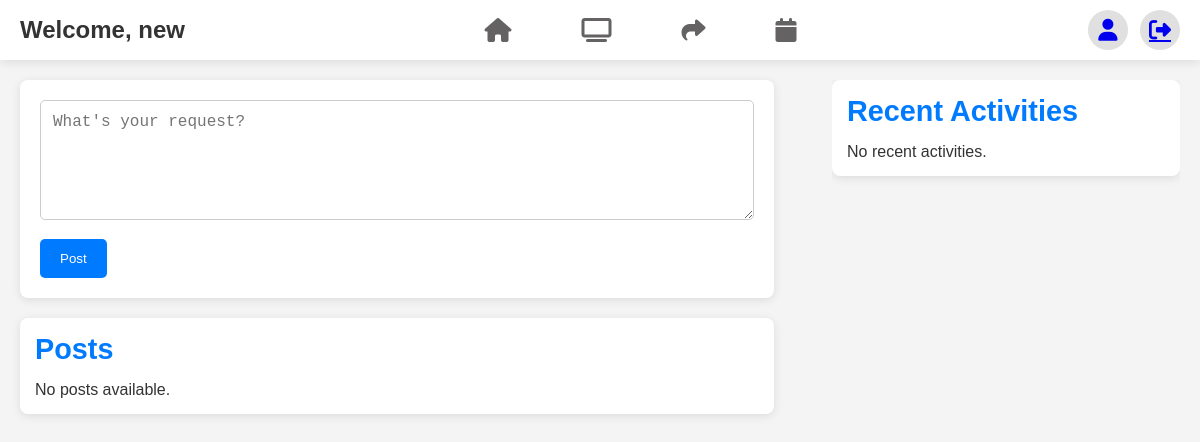
Page /?page=dashboard (signed in) on the earlier database version.
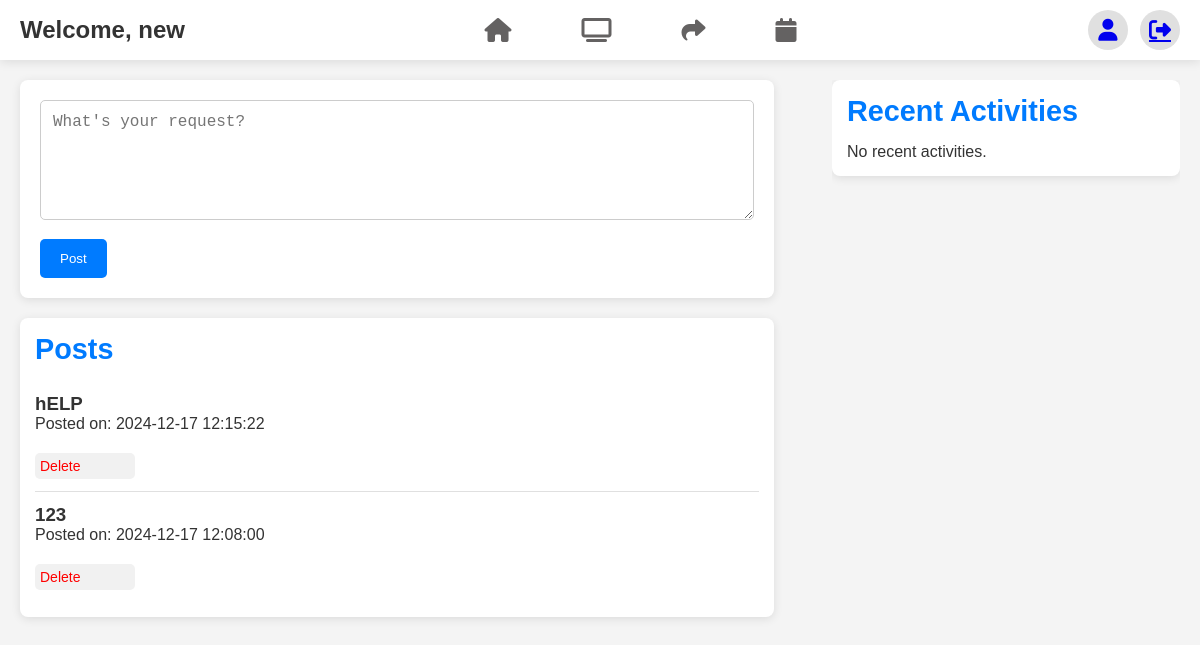
Same page on the later database version.
### tables this page shows
CREATE TABLE `posts` (
  `id` int(11) NOT NULL,
  `user_id` int(11) NOT NULL,
  `post_text` text DEFAULT NULL,
  `post_image` varchar(255) DEFAULT NULL,
  `post_video` varchar(255) DEFAULT NULL,
  `post_type` varchar(255) NOT NULL,
  `created_at` timestamp NOT NULL DEFAULT current_timestamp(),
  `updated_at` timestamp NOT NULL DEFAULT current_timestamp() ON UPDATE current_timestamp()
);

### index.php (called while the page is built, shortened)
<?php
$router = new Router();
$router->route();
?>

### app/views/auth/dashboard.php (the view, shortened to what this page needs)
<?php
$db = new Database();
$pdo = $db->connect();
$posts = $pdo->prepare("SELECT * FROM posts ORDER BY created_at DESC");
$posts->execute();
$posts = $posts->fetchAll();
$recentActivities = $pdo->prepare("SELECT * FROM activities ORDER BY created_at DESC");
$recentActivities->execute();
$recentActivities = $recentActivities->fetchAll();
?>
<!DOCTYPE html>
<html lang="en">
<head>
    <link rel="stylesheet" href="https://cdnjs.cloudflare.com/ajax/libs/font-awesome/6.7.1/css/all.min.css" />
    <link rel="stylesheet" href="./public/assets/dashStyle.css">
</head>
<body>
<div class="container">
    <nav>
        <div class="nav-left">
            <h1>Welcome, <?= htmlspecialchars($_SESSION['user']['name']); ?></h1>
        </div>
        <div class="nav-center">
            <a href="?page=dashboard"><i class="fa-solid fa-house"></i></a>
            <a href="?page=help_requests"><i class="fa-solid fa-tv"></i></a>
            <a href="?page=resource_sharing"><i class="fa-solid fa-share"></i></a>
            <a href="?page=events"><i class="fa-solid fa-calendar"></i></a>
        </div>
        <div class="nav-right">
    <a href="?page=profile"><i class="fa-solid fa-user"></i></a>
    <a href="?page=logout" onclick="return confirmLogout();"><i class="fa-solid fa-right-from-bracket"></i></a>
</div>
    </nav>
    <div class="main-content">
        <div class="main-left">
            <div class="create-post">
                <form method="POST" action="?page=create_post">
                    <div class="ptop">
                        <textarea name="post_text" placeholder="What's your request?" required></textarea>
                    </div>
                    <div class="post-button-wrapper">
                        <button type="submit" class="post-button">Post</button>
                    </div>
                </form>
            </div>
            <div class="posts">
    <h2>Posts</h2>
    <ul>
        <?php if (!empty($posts)): ?>
            <?php foreach ($posts as $post): ?>
                <li>
                    <h3><?= htmlspecialchars($post['post_text']); ?></h3>
                    <p>Posted on: <?= htmlspecialchars($post['created_at']); ?></p>
                    <a href="?page=dashboard&delete_post_id=<?= $post['id']; ?>" class="delete-button" onclick="return confirm('Are you sure you want to delete this post?');">Delete</a>
                </li>
            <?php endforeach; ?>
        <?php else: ?>
            <p>No posts available.</p>
        <?php endif; ?>
    </ul>
</div>
        </div>
        <div class="main-right">
            <div class="recent-activities">
            <h2>Recent Activities</h2>
            <ul>
            <?php if (!empty($recentActivities)): ?>
                <?php foreach ($recentActivities as $activity): ?>
                    <li>
                        <p>
                            <strong><?= htmlspecialchars($activity['user_name']); ?></strong>
                            <?= htmlspecialchars($activity['activity_text']); ?> -
                            <small><?= htmlspecialchars($activity['created_at']); ?></small>
                        </p>
                    </li>
                <?php endforeach; ?>
            <?php else: ?>
                <p>No recent activities.</p>
            <?php endif; ?>
        </ul>
    </div>
</div>
    </div>
</div>
</body>
</html>

Differences in the rows shown:
added posts: post_text "hELP", created_at "2024-12-17 12:15:22"
added posts: post_text "123", created_at "2024-12-17 12:08:00"
Other differences:
text no longer shown: "No posts available."
